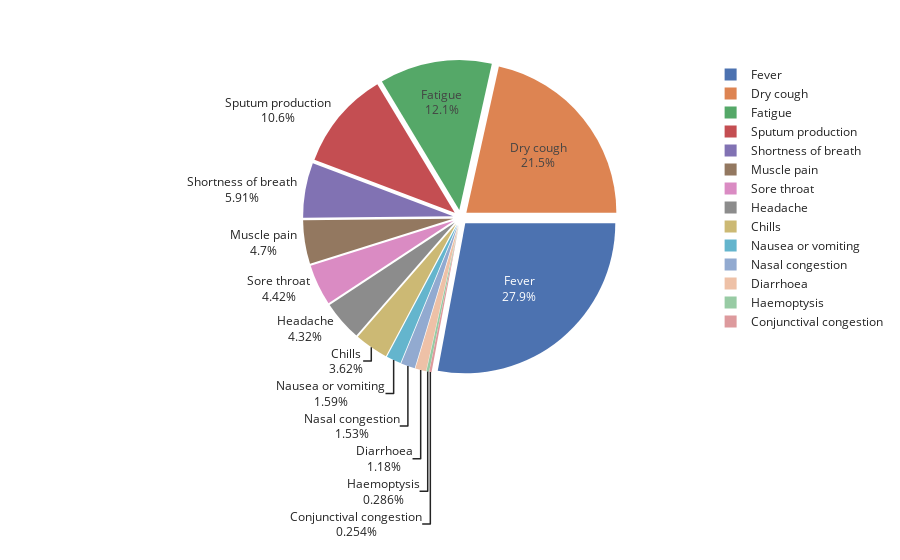

The notebook cell saved with this chart:
### Code cell
fig = px.pie(symptoms,
             values="percentage",
             names="symptom",
             template="seaborn")
fig.update_traces(rotation=90, pull=0.05, textinfo="percent+label")
fig.show()

### Figure 1 — Plotly figure (JSON) as saved in the notebook; plotly's stock layout.template omitted (floating-point values rounded to 4 significant figures)
{"data": [{"domain": {"x": [0, 1], "y": [0, 1]}, "hovertemplate": "symptom=%{label}<br>percentage=%{value}<extra></extra>", "labels": ["Fever", "Dry cough", "Fatigue", "Sputum production", "Shortness of breath", "Muscle pain", "Sore throat", "Headache", "Chills", "Nausea or vomiting", "Nasal congestion", "Diarrhoea", "Haemoptysis", "Conjunctival congestion"], "legendgroup": "", "name": "", "pull": 0.05, "rotation": 90, "showlegend": true, "textinfo": "percent+label", "type": "pie", "values": [87.9, 67.7, 38.1, 33.4, 18.6, 14.8, 13.9, 13.6, 11.4, 5, 4.8, 3.7, 0.9, 0.8]}], "layout": {"legend": {"tracegroupgap": 0}, "margin": {"t": 60}}}
